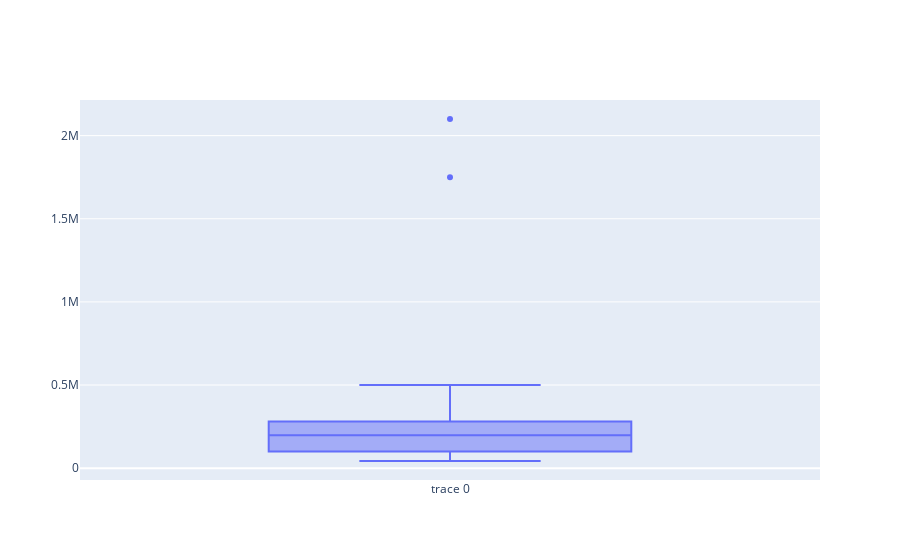

Notebook cell for this chart:
### Code cell
df_min_max = (df-df.min()) / (df.max()-df.min())

linhas_aleatorias = df_min_max.sample(n=30)

novo_df = df.loc[linhas_aleatorias.index]

fig = go.Figure()

fig.add_trace(go.Box(y=novo_df['Valor']))

fig.show()

### Figure 1 — Plotly figure (JSON) as saved in the notebook; plotly's stock layout.template omitted (floating-point values rounded to 4 significant figures)
{"data": [{"type": "box", "y": [43175, 200000, 149940, 99940, 121875, 109768, 121875, 500000, 200000, 200000, 150000, 100000, 400000, 250000, 400000, 100000, 100000, 210000, 197100, 500000, 114000, 280000, 97500, 2100000, 200000, 318030, 1750000, 250000, 100000, 100000]}], "layout": {"autosize": true, "xaxis": {"autorange": true, "range": [-0.5, 0.5], "type": "category"}, "yaxis": {"autorange": true, "range": [-71090.0, 2214000.0], "type": "linear"}}}
